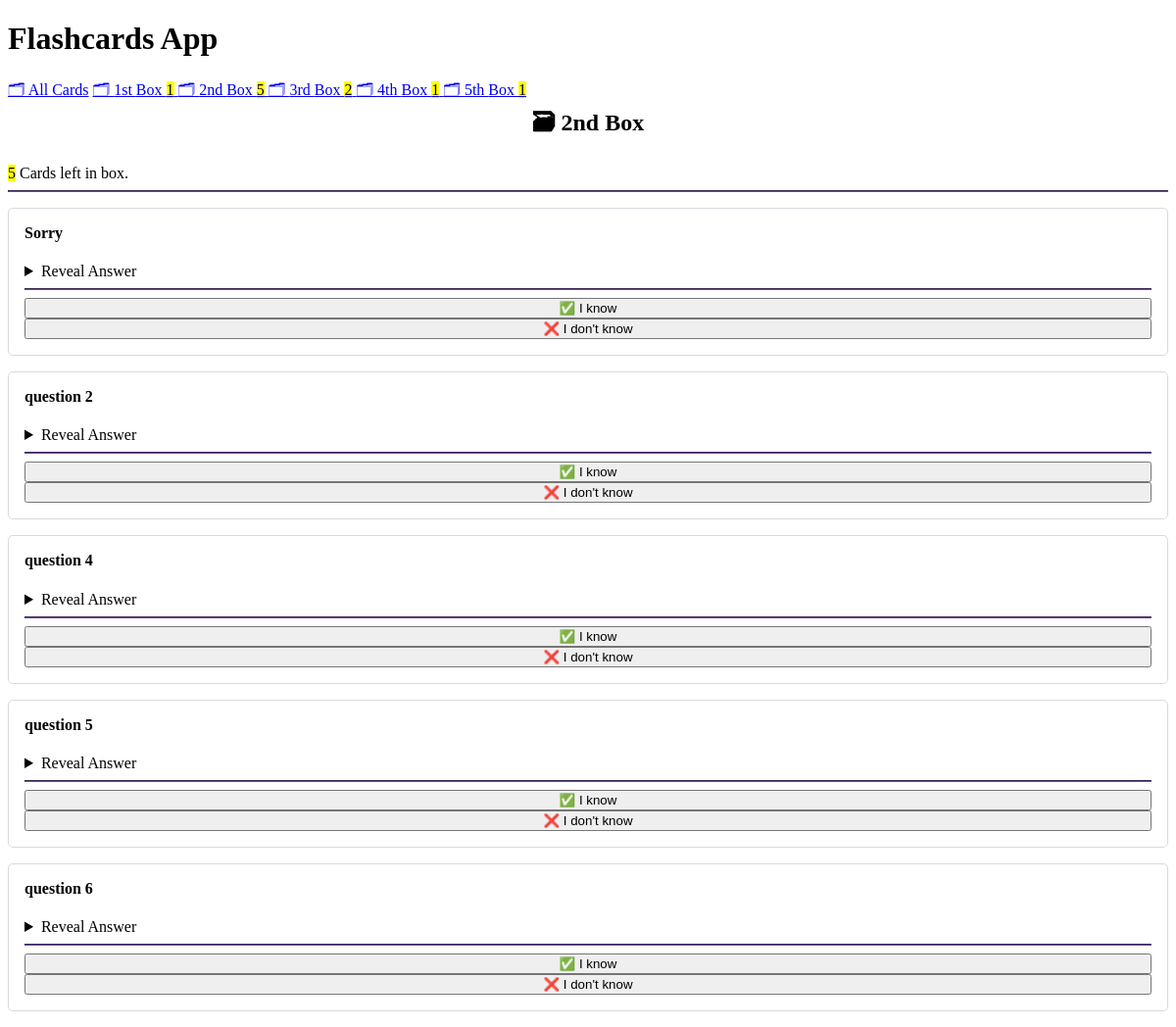
/box/2, run on the app's committed database.
### cards/models.py (models this page shows, shortened)
class Card(models.Model):
    question = models.CharField(max_length=100)
    answer = models.CharField(max_length=100)
    box = models.IntegerField(choices=zip(BOXES, BOXES), default=BOXES[0])        # [(1, 1), (2, 2), (3, 3), (4, 4), (5, 5)]
    date_created = models.DateTimeField(auto_now_add=True)

### cards/views.py (the view, shortened to what this page needs)
# urls.py: path( "box/<int:box_num>", views.BoxView.as_view(), name="box"),
class BoxView(CardListView):
    template_name = "cards/box.html"
    form_class = CardCheckForm
    def get_queryset(self):
        return Card.objects.filter(box=self.kwargs["box_num"])
    def get_context_data(self, **kwargs):
        context = super().get_context_data(**kwargs)
        context["box_number"] = self.kwargs["box_num"]
        if self.object_list:
            context["check_card"] = random.choice(self.object_list)
        return context

### cards/templatetags/cards_tags.py (called while the page is built)
@register.inclusion_tag("cards/box_links.html")
def boxes_as_links():
    boxes = []
    for box_num in BOXES:
        card_count = Card.objects.filter(box=box_num).count()
        boxes.append({
            "number": box_num,
            "card_count": card_count,
        })
    return {"boxes": boxes}

### cards/templates/cards/box.html
{% extends "cards/base.html" %}
{% load humanize %}
{% block content %}
    <h2>🗃 {{ box_number | ordinal }} Box</h2>
    <mark>{{ object_list | length }}</mark> Card{{ object_list | pluralize }} left in box.
    <hr>
    {% for card in object_list %}
        {% include "cards/card.html" %}
    {% endfor %}
{% endblock content %}

### cards/templates/cards/card.html (shortened to what this page needs)
<article>
    <h4>{{ card.question }}</h4>
    {% if not check_card %}
        <p>{{ card.answer }}</p>
        <hr>
        <a href="{% url 'card-update' card.id %}" role="button"> ✏  Edit Card </a>
    {% else %}
        <details>
            <summary>Reveal Answer</summary>
        </details>
        <hr>
        {% include "cards/card_check_form.html" with solved=True %}
        {% include "cards/card_check_form.html" with solved=False %}
    {% endif %}
</article>

### cards/templates/cards/card_check_form.html (shortened to what this page needs)
<form method="post">
    {% if solved %}
        <input type="submit" value="✅ I know"/>
    {% else %}
        <input type="submit" value="❌ I don't know"/>
    {% endif %}
</form>

### cards/templates/cards/base.html (style rules this page uses)
:root { --accent: #6e48ad; --accent-bg: white; --bg: #fff; --text: #212121; --text-light: #585858; --border: #d8dae1; --code: #d81b60; --preformatted: #444; }
article { background-color: var(--marked); border: 1px solid var(--border); border-radius: 5px; padding: 1em; margin: 1em 0; }
h2 { text-align: center; }
h2, h4 { margin-top: 0; }
hr { background: var(--accent); border-color: var(--accent); }
input, select, textarea { width: 100%; }

### data on the page
Card: question "Sorry"
Card: question "question 2"
Card: question "question 4"
Card: question "question 5"
Card: question "question 6"

### other printed values
{{ box.number | ordinal }} "1st" "2nd" "3rd" "4th" "5th"
{{ box.card_count }} "1" "5" "2" "1" "1"
{{ box_number | ordinal }} "2nd"
{{ object_list | length }} "5"
{{ object_list | pluralize }} "s"
